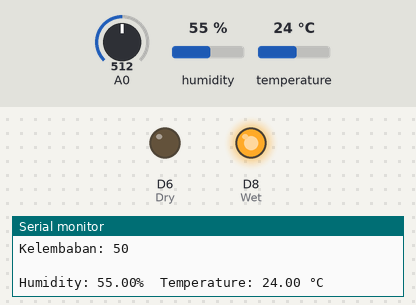
A sketch run on a simulated ESP8266 (NodeMCU). Parts: output pins drawn as LEDs (lit = HIGH), the last lines printed to the serial monitor. The inputs (shaded band) are chosen by the test bench; at power-on: A0 = 512, humidity 55 %, temperature 24 °C. WiFi joins after 1.5 s; servers stay silent unless stated.

Above: at 3.2 s.
3.3 s: A0 set to 691
4.8 s: A0 set to 719
At 5.7 s:
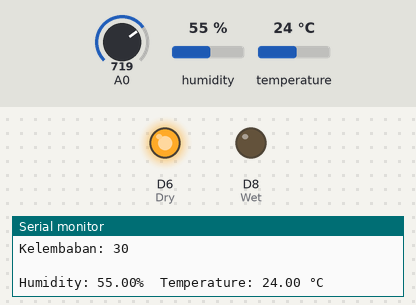
6.3 s: A0 set to 662
7.8 s: A0 set to 635
At 8.5 s:
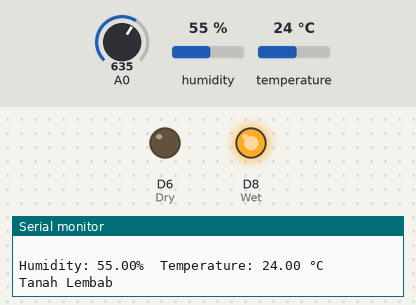
9.6 s: A0 set to 710
At 11.3 s:
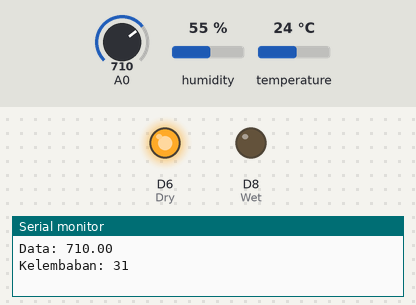
Timing chart, 0 to 12.4 s (numbered marks = the images above; inputs shaded):
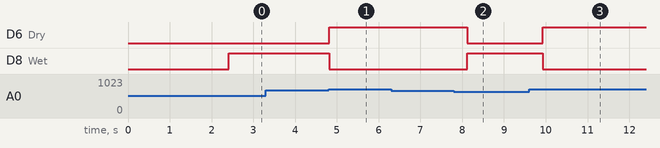

Measured:
- the behaviour switches between 700 and 701 on A0 (found by bisection; images 0 and 1)
- the behaviour switches between 650 and 649 on A0 (found by bisection; images 1 and 2)
- after the input at 4.8 s, D6 (Dry): LOW → HIGH at once; D8 (Wet): HIGH → LOW at once
- after the input at 7.8 s, D6 (Dry): HIGH → LOW after 0.32 s; D8 (Wet): LOW → HIGH after 0.32 s
- after the input at 9.6 s, D6 (Dry): LOW → HIGH after 0.33 s; D8 (Wet): HIGH → LOW after 0.33 s

The sketch:

Smart_D-Plant.ino
```cpp
#include <ESP8266WiFi.h>
#include <FirebaseArduino.h>
#include <DHT.h>

//Firebase
#define FIREBASE_HOST "findit-d7219.firebaseio.com"
#define FIREBASE_AUTH "Ui94xxAIJb0MDzqmTUVQ3IrruevCTGLfE4ACT72q"

//set Wifi
#define WIFI_SSID "Jet Food"
#define WIFI_PASSWORD "agungnf16"

//value tanah
#define Tanah

//set sensor DHT22
#define DHTPIN D4
#define DHTTYPE DHT22
DHT dht(DHTPIN, DHTTYPE);

//Pin Led (Dry=basah-Wet=Kering)
int Dry = D6;
int Wet = D8;

void setup() {
  Serial.begin(115200);
  delay(500);

  //Mode Pin
  pinMode(Dry, OUTPUT);
  pinMode(Wet, OUTPUT);

  //Koneksi Wifi
  WiFi.begin(WIFI_SSID, WIFI_PASSWORD);
  Serial.print("connecting");
  while (WiFi.status() != WL_CONNECTED) {
    Serial.print(".");
    delay(500);
  }
  Serial.println();
  Serial.print("connected: ");
  Serial.println(WiFi.localIP());

  Firebase.begin(FIREBASE_HOST, FIREBASE_AUTH);
  dht.begin();
}
double analogValue = 0.0;
double analogVolts = 0.0;
unsigned long timeHolder = 0;

void loop() {
  //Sensor DHT 22
  //Baca data
  float h = dht.readHumidity();
  float t = dht.readTemperature();

  //cek sensor


  Serial.print("Humidity: ");
  Serial.print(h);
  int fireHumid = int(h) + int("%"); //convert integer humidity to string humidity
  Serial.print("%  Temperature: ");
  Serial.print(t);
  Serial.println(" °C ");
  int fireTemp = int(t) + int(" °C"); //convert integer temperature to string temperature
  delay(100);

  Firebase.setInt("Monitoring/SensorSuhu/Humidity", h); //setup path and send readings
  Firebase.setInt("Monitoring/SensorSuhu/Temperature", t); //setup path and send readings

  //Sensor Tanah
  //Baca sinyal sensor
  analogValue = analogRead(A0);
  analogVolts = (analogValue * 3.08) / 1024;

  //Konversi data analog ke persen
  int chartValue = (analogValue * 100) / 1024;
  chartValue = 100 - chartValue;
  if (millis() - 100 > timeHolder) {
    timeHolder = millis();

    if (analogValue > 700) {
      digitalWrite(Dry, HIGH);
      digitalWrite(Wet, LOW);
      Firebase.setInt("Monitoring/SensorTanah/Kondisi", LOW);
      Serial.println("Tanah Kering");

    } else if (analogValue < 650) {
      digitalWrite(Dry, LOW);
      digitalWrite(Wet, HIGH);
      Firebase.setInt("Monitoring/SensorTanah/Kondisi", HIGH);
      Serial.println("Tanah Lembab");

    }

    delay(100);
    Firebase.setInt("Monitoring/SensorTanah/Kelembaban", chartValue);
    Serial.print("Data: ");
    Serial.println(analogValue);
    Serial.print("Kelembaban: ");
    Serial.println(chartValue);
    Serial.println(" ");
    delay(100);
  }
}
```
